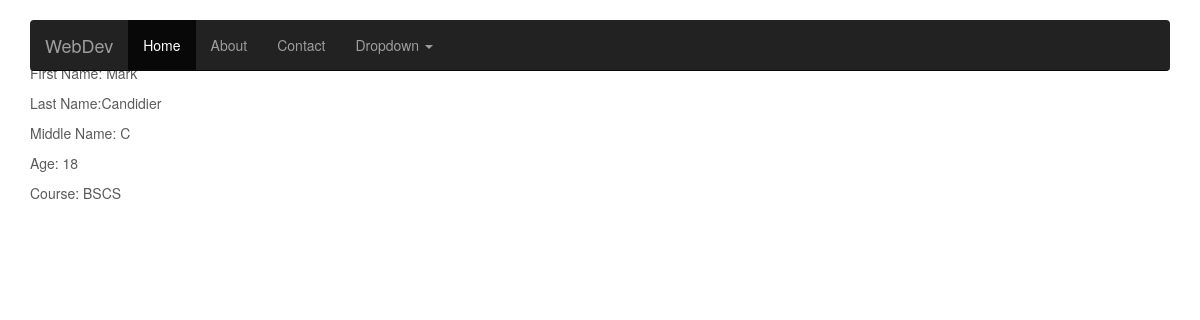
Screenshot of /student/1/ with the database file from the repository.
### student/models.py (models this page shows, shortened)
class Details(models.Model):
	first_name = models.CharField(max_length=150)
	last_name = models.CharField(max_length=150)
	middle_name = models.CharField(max_length=150)
	age = models.IntegerField()
	birthday = models.DateTimeField ()
	course = models.ManyToManyField("Course", related_name="Detail")

class Course(models.Model):
	course_name = models.CharField(max_length=100)
	description = models.TextField(max_length=500)
	subjects = models.ManyToManyField("Subject", related_name="Courses")
	def __str__(self):
		return self.course_name
		return "{} Courses {}" .format(self.course_name, self.list_subjects())

### student/views.py (the view)
# urls.py: url(r'^student/(?P<pk>[-\w]+)/$', StudentDetail.as_view(), name='student-detail'),
class StudentDetail(DetailView):
	model = Details
	template_name = "students.html"
	def get_context_data(self, **kwargs):
		context = super(StudentDetail, self).get_context_data(**kwargs)
		return context

### student/templates/students.html
{% extends "base.html" %}
{% block content %}
   <h2>Student Info</h2>
	<p>First Name: {{ details.first_name}}</p>
	<p>Last Name:{{ details.last_name}} </p>
	<p>Middle Name: {{ details.middle_name}}</p>
	<p>Age: {{ details.age}} </p>
	{% for course in details.course.all %}
	<p>Course: {{ course }} </p>
	{% endfor %}
{% endblock %}

### form/static/css/carousel.css (style rules this page uses)
body { padding-bottom: 40px; color: #5a5a5a; }

### form/static/css/theme.css (style rules this page uses)
body { padding-bottom: 40px; color: #5a5a5a; }

### rows the page displays
Details: first_name "Mark", last_name "Candidier", middle_name "C", age "18"
Course: course_name "BSCS"
